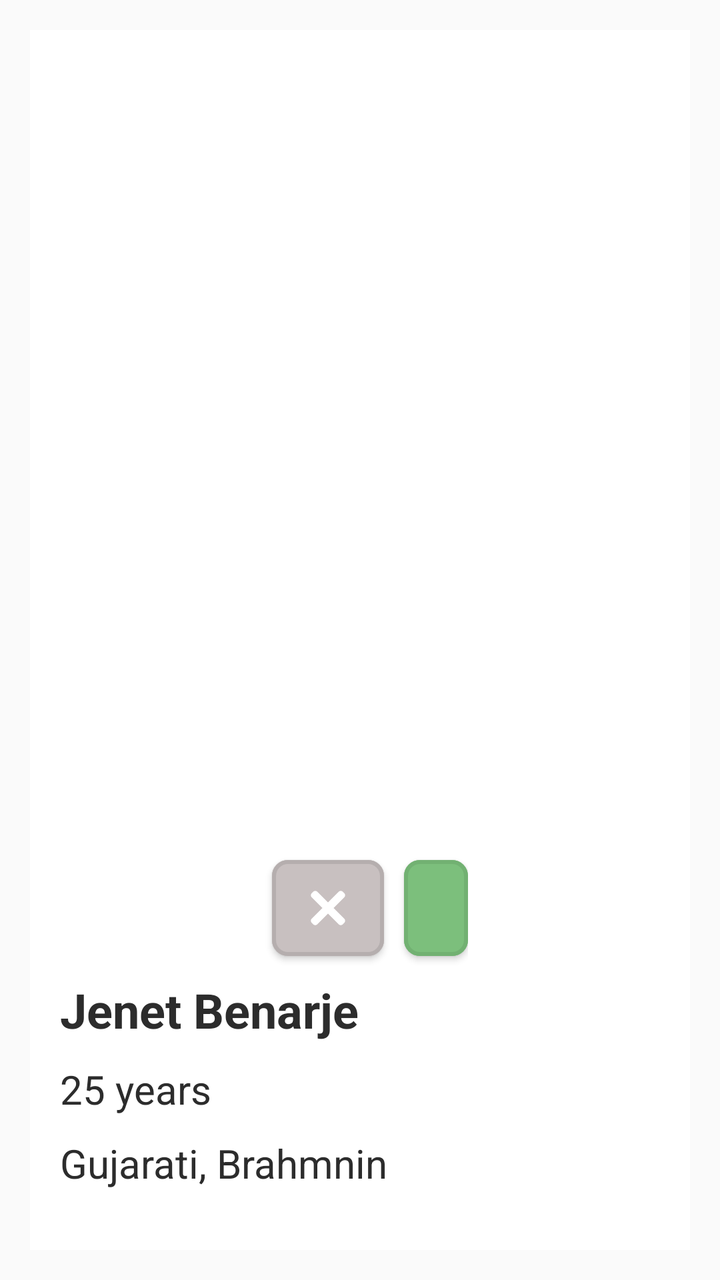
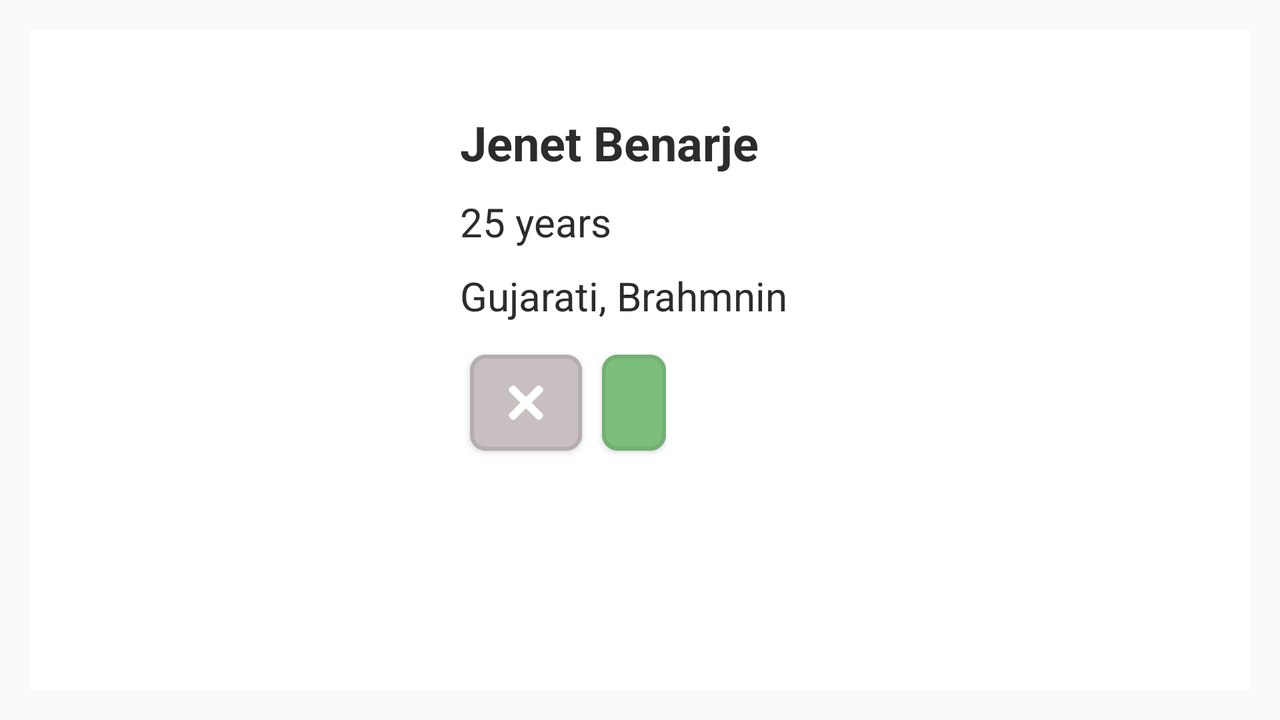

One screen, two layout resources from the same app: the default and the repository's alternative for another configuration. Each is rendered where Android would select it; the XML of both is given below.
<!-- AndroidManifest.xml: application theme AppTheme -->
<!-- res/layout/rv_profile_list_item.xml -->
<?xml version="1.0" encoding="utf-8"?>
<RelativeLayout xmlns:android="http://schemas.android.com/apk/res/android"
    xmlns:app="http://schemas.android.com/apk/res-auto"
    xmlns:tool="http://schemas.android.com/tools"
    android:layout_width="match_parent"
    android:layout_height="match_parent"
    android:layout_margin="15dp"
    android:background="@android:color/white"
    android:orientation="vertical">


    <ImageView
        android:id="@+id/iv_profile"
        android:layout_width="match_parent"
        android:layout_height="match_parent"
        android:layout_marginBottom="100dp"
        android:scaleType="centerCrop"
        android:src="@drawable/ic_launcher_background" />


    <LinearLayout
        android:id="@+id/layout_bottom"
        android:layout_width="match_parent"
        android:layout_height="wrap_content"
        android:layout_alignParentBottom="true"
        android:background="@drawable/rect_top_round_corner"
        android:orientation="vertical"
        android:paddingStart="15dp"
        android:paddingTop="40dp"
        android:paddingEnd="15dp"
        android:paddingBottom="30dp">

        <TextView
            android:id="@+id/tv_name"
            android:layout_width="match_parent"
            android:layout_height="wrap_content"
            android:textColor="#2C2C2C"
            android:textSize="24sp"
            android:textStyle="bold"
            tool:text="Jenet Benarje" />

        <TextView
            android:id="@+id/tv_age"
            android:layout_width="match_parent"
            android:layout_height="wrap_content"
            android:layout_marginTop="10dp"
            android:textColor="#2C2C2C"
            android:textSize="20sp"
            tool:text="25 years" />

        <TextView
            android:id="@+id/tv_location"
            android:layout_width="match_parent"
            android:layout_height="wrap_content"
            android:layout_marginTop="10dp"
            android:textColor="#2C2C2C"
            android:textSize="20sp"
            tool:text="Gujarati, Brahmnin " />

    </LinearLayout>

    <LinearLayout
        android:id="@+id/layout_selection"
        android:layout_width="wrap_content"
        android:layout_height="wrap_content"
        android:layout_alignTop="@+id/layout_bottom"
        android:layout_centerHorizontal="true"
        android:layout_marginTop="-40dp"
        android:orientation="horizontal"
        android:padding="15dp">

        <com.google.android.material.button.MaterialButton
            android:id="@+id/btn_msg"
            android:layout_width="wrap_content"
            android:layout_height="60dp"
            android:layout_gravity="center"
            android:textColor="@color/white"
            app:cornerRadius="8dp"
            app:iconGravity="textStart"
            app:iconPadding="0dp"
            app:strokeWidth="0dp"
            android:visibility="gone"
            tool:text="@string/selected" />

        <com.google.android.material.button.MaterialButton
            android:id="@+id/btn_reject"
            android:layout_width="wrap_content"
            android:layout_height="60dp"
            android:layout_marginStart="10dp"
            android:backgroundTint="@color/rejected_main"
            android:minWidth="0dp"
            android:minHeight="0dp"
            app:cornerRadius="8dp"
            app:icon="@drawable/ic_reject"
            app:iconGravity="textStart"
            app:iconPadding="0dp"
            app:strokeColor="@color/rejected_border"
            app:strokeWidth="2dp" />

        <com.google.android.material.button.MaterialButton
            android:id="@+id/btn_accept"
            android:layout_width="wrap_content"
            android:layout_height="60dp"
            android:layout_marginStart="10dp"
            android:backgroundTint="@color/selected_main"
            android:minWidth="0dp"
            android:minHeight="0dp"
            app:cornerRadius="8dp"
            app:icon="@drawable/ic_accept"
            app:iconGravity="textStart"
            app:iconPadding="0dp"
            app:strokeColor="@color/selected_border"
            app:strokeWidth="2dp" />

    </LinearLayout>

</RelativeLayout>
<!-- resources referenced by this layout -->
<resources>
  <color name="rejected_border">#B5AEAE</color>
  <color name="rejected_main">#C8C0C0</color>
  <color name="selected_border">#4F5B915B</color>
  <color name="selected_main">#7CBF7C</color>
  <color name="white">#FFFFFFFF</color>
  <!-- drawable ic_reject (drawable) -->
  <vector xmlns:android="http://schemas.android.com/apk/res/android"
      android:width="24dp"
      android:height="24dp"
      android:viewportWidth="24"
      android:viewportHeight="24">
    <path
        android:fillColor="#FF000000"
        android:pathData="m14.828,12 l5.303,-5.303c0.586,-0.586 0.586,-1.536 0,-2.121l-0.707,-0.707c-0.586,-0.586 -1.536,-0.586 -2.121,0l-5.303,5.303 -5.303,-5.304c-0.586,-0.586 -1.536,-0.586 -2.121,0l-0.708,0.707c-0.586,0.586 -0.586,1.536 0,2.121l5.304,5.304 -5.303,5.303c-0.586,0.586 -0.586,1.536 0,2.121l0.707,0.707c0.586,0.586 1.536,0.586 2.121,0l5.303,-5.303 5.303,5.303c0.586,0.586 1.536,0.586 2.121,0l0.707,-0.707c0.586,-0.586 0.586,-1.536 0,-2.121z"/>
  </vector>
  <!-- drawable rect_top_round_corner (drawable) -->
  <?xml version="1.0" encoding="utf-8"?>
  <layer-list xmlns:android="http://schemas.android.com/apk/res/android">
      <item android:bottom="-40dp">
          <shape android:shape="rectangle">
              <solid android:color="@android:color/white" />
  
              <corners android:radius="40dp" />
          </shape>
      </item>
  </layer-list>
  <string name="selected">You marked interested</string>
  <style name="AppTheme" parent="Theme.MaterialComponents.Light.NoActionBar.Bridge">
          
          <item name="colorPrimary">@color/color_primary</item>
          <item name="colorPrimaryDark">@color/color_primary_dark</item>
          <item name="colorAccent">@color/colorAccent</item>
  
      </style>
  <color name="color_primary">#ffffff</color>
  <color name="color_primary_dark">#131b46</color>
  <color name="colorAccent">#825ffc</color>
</resources>
<!-- res/layout-land/rv_profile_list_item.xml (the repository's variant of the layout above) -->
<!-- drawn on the phone turned sideways -->
<?xml version="1.0" encoding="utf-8"?>
<RelativeLayout xmlns:android="http://schemas.android.com/apk/res/android"
    xmlns:app="http://schemas.android.com/apk/res-auto"
    xmlns:tool="http://schemas.android.com/tools"
    android:layout_width="match_parent"
    android:layout_height="match_parent"
    android:layout_margin="15dp"
    android:background="@android:color/white"
    android:orientation="vertical">


    <ImageView
        android:id="@+id/iv_profile"
        android:layout_width="200dp"
        android:layout_height="match_parent"
        android:scaleType="centerCrop"
        android:src="@drawable/ic_launcher_background" />


    <LinearLayout
        android:id="@+id/layout_bottom"
        android:layout_width="match_parent"
        android:layout_height="wrap_content"
        android:layout_toRightOf="@+id/iv_profile"
        android:background="@color/white"
        android:orientation="vertical"
        android:paddingStart="15dp"
        android:paddingTop="40dp"
        android:paddingEnd="15dp">

        <TextView
            android:id="@+id/tv_name"
            android:layout_width="match_parent"
            android:layout_height="wrap_content"
            android:textColor="#2C2C2C"
            android:textSize="24sp"
            android:textStyle="bold"
            tool:text="Jenet Benarje" />

        <TextView
            android:id="@+id/tv_age"
            android:layout_width="match_parent"
            android:layout_height="wrap_content"
            android:layout_marginTop="10dp"
            android:textColor="#2C2C2C"
            android:textSize="20sp"
            tool:text="25 years" />

        <TextView
            android:id="@+id/tv_location"
            android:layout_width="match_parent"
            android:layout_height="wrap_content"
            android:layout_marginTop="10dp"
            android:textColor="#2C2C2C"
            android:textSize="20sp"
            tool:text="Gujarati, Brahmnin " />

    </LinearLayout>

    <LinearLayout
        android:id="@+id/layout_selection"
        android:layout_width="wrap_content"
        android:layout_height="wrap_content"
        android:layout_toRightOf="@+id/iv_profile"
        android:orientation="horizontal"
        android:layout_below="@id/layout_bottom"
        android:padding="10dp">

        <com.google.android.material.button.MaterialButton
            android:id="@+id/btn_msg"
            android:layout_width="wrap_content"
            android:layout_height="60dp"
            android:layout_gravity="center"
            android:textColor="@color/white"
            android:visibility="gone"
            app:cornerRadius="8dp"
            app:iconGravity="textStart"
            app:iconPadding="0dp"
            app:strokeWidth="0dp"
            tool:text="@string/selected" />

        <com.google.android.material.button.MaterialButton
            android:id="@+id/btn_reject"
            android:layout_width="wrap_content"
            android:layout_height="60dp"
            android:layout_marginStart="10dp"
            android:backgroundTint="@color/rejected_main"
            android:minWidth="0dp"
            android:minHeight="0dp"
            app:cornerRadius="8dp"
            app:icon="@drawable/ic_reject"
            app:iconGravity="textStart"
            app:iconPadding="0dp"
            app:strokeColor="@color/rejected_border"
            app:strokeWidth="2dp" />

        <com.google.android.material.button.MaterialButton
            android:id="@+id/btn_accept"
            android:layout_width="wrap_content"
            android:layout_height="60dp"
            android:layout_marginStart="10dp"
            android:backgroundTint="@color/selected_main"
            android:minWidth="0dp"
            android:minHeight="0dp"
            app:cornerRadius="8dp"
            app:icon="@drawable/ic_accept"
            app:iconGravity="textStart"
            app:iconPadding="0dp"
            app:strokeColor="@color/selected_border"
            app:strokeWidth="2dp" />

    </LinearLayout>

</RelativeLayout>
<!-- resources referenced by the variant -->
<!-- as the phone turned sideways resolves them -->
<resources>
  <color name="rejected_border">#B5AEAE</color>
  <color name="rejected_main">#C8C0C0</color>
  <color name="selected_border">#4F5B915B</color>
  <color name="selected_main">#7CBF7C</color>
  <color name="white">#FFFFFFFF</color>
  <!-- drawable ic_reject (drawable) -->
  <vector xmlns:android="http://schemas.android.com/apk/res/android"
      android:width="24dp"
      android:height="24dp"
      android:viewportWidth="24"
      android:viewportHeight="24">
    <path
        android:fillColor="#FF000000"
        android:pathData="m14.828,12 l5.303,-5.303c0.586,-0.586 0.586,-1.536 0,-2.121l-0.707,-0.707c-0.586,-0.586 -1.536,-0.586 -2.121,0l-5.303,5.303 -5.303,-5.304c-0.586,-0.586 -1.536,-0.586 -2.121,0l-0.708,0.707c-0.586,0.586 -0.586,1.536 0,2.121l5.304,5.304 -5.303,5.303c-0.586,0.586 -0.586,1.536 0,2.121l0.707,0.707c0.586,0.586 1.536,0.586 2.121,0l5.303,-5.303 5.303,5.303c0.586,0.586 1.536,0.586 2.121,0l0.707,-0.707c0.586,-0.586 0.586,-1.536 0,-2.121z"/>
  </vector>
  <string name="selected">You marked interested</string>
  <style name="AppTheme" parent="Theme.MaterialComponents.Light.NoActionBar.Bridge">
          
          <item name="colorPrimary">@color/color_primary</item>
          <item name="colorPrimaryDark">@color/color_primary_dark</item>
          <item name="colorAccent">@color/colorAccent</item>
  
      </style>
  <color name="color_primary">#ffffff</color>
  <color name="color_primary_dark">#131b46</color>
  <color name="colorAccent">#825ffc</color>
</resources>
